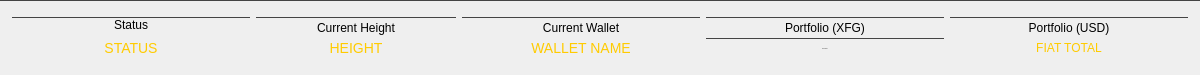
       <widget class="QGroupBox" name="statusBox">
        <property name="sizePolicy">
         <sizepolicy hsizetype="Expanding" vsizetype="Expanding">
          <horstretch>0</horstretch>
          <verstretch>0</verstretch>
         </sizepolicy>
        </property>
        <property name="minimumSize">
         <size>
          <width>1200</width>
          <height>75</height>
         </size>
        </property>
        <property name="maximumSize">
         <size>
          <width>16777215</width>
          <height>75</height>
         </size>
        </property>
        <property name="layoutDirection">
         <enum>Qt::LeftToRight</enum>
        </property>
        <property name="styleSheet">
         <string notr="true">border-top: 1px solid #444;</string>
        </property>
        <property name="title">
         <string/>
        </property>
        <layout class="QGridLayout" name="gridLayout_22">
         <property name="topMargin">
          <number>16</number>
         </property>
         <property name="bottomMargin">
          <number>20</number>
         </property>
         <item row="4" column="0">
          <widget class="QLabel" name="m_statusBox">
           <property name="sizePolicy">
            <sizepolicy hsizetype="Expanding" vsizetype="Expanding">
             <horstretch>0</horstretch>
             <verstretch>0</verstretch>
            </sizepolicy>
           </property>
           <property name="minimumSize">
            <size>
             <width>200</width>
             <height>20</height>
            </size>
           </property>
           <property name="maximumSize">
            <size>
             <width>16777215</width>
             <height>16777215</height>
            </size>
           </property>
           <property name="styleSheet">
            <string notr="true">border:none;
color: #ffcb00;
font: 14px;</string>
           </property>
           <property name="text">
            <string>STATUS</string>
           </property>
           <property name="alignment">
            <set>Qt::AlignCenter</set>
           </property>
          </widget>
         </item>
         <item row="3" column="5">
          <widget class="QLabel" name="fiatLabel">
           <property name="sizePolicy">
            <sizepolicy hsizetype="Preferred" vsizetype="Preferred">
             <horstretch>0</horstretch>
             <verstretch>0</verstretch>
            </sizepolicy>
           </property>
           <property name="minimumSize">
            <size>
             <width>200</width>
             <height>20</height>
            </size>
           </property>
           <property name="maximumSize">
            <size>
             <width>16777215</width>
             <height>20</height>
            </size>
           </property>
           <property name="styleSheet">
            <string notr="true">border: none;
color: white;
QToolTip { color: #eeeeee; background-color: #000000; border: 0px; padding: 8px;}</string>
           </property>
           <property name="text">
            <string>Portfolio (USD)</string>
           </property>
           <property name="alignment">
            <set>Qt::AlignCenter</set>
           </property>
          </widget>
         </item>
         <item row="4" column="2">
          <widget class="QLabel" name="m_currentWalletTitle">
           <property name="sizePolicy">
            <sizepolicy hsizetype="Expanding" vsizetype="Expanding">
             <horstretch>0</horstretch>
             <verstretch>0</verstretch>
            </sizepolicy>
           </property>
           <property name="minimumSize">
            <size>
             <width>200</width>
             <height>20</height>
            </size>
           </property>
           <property name="maximumSize">
            <size>
             <width>16777215</width>
             <height>16777215</height>
            </size>
           </property>
           <property name="font">
            <font>
             <pointsize>-1</pointsize>
            </font>
           </property>
           <property name="contextMenuPolicy">
            <enum>Qt::CustomContextMenu</enum>
           </property>
           <property name="styleSheet">
            <string notr="true">
border:none;
color: #ffcb00;
font-size: 14px;</string>
           </property>
           <property name="text">
            <string>WALLET NAME</string>
           </property>
           <property name="alignment">
            <set>Qt::AlignCenter</set>
           </property>
          </widget>
         </item>
         <item row="4" column="1">
          <widget class="QLabel" name="statusHeight">
           <property name="sizePolicy">
            <sizepolicy hsizetype="Preferred" vsizetype="Preferred">
             <horstretch>0</horstretch>
             <verstretch>0</verstretch>
            </sizepolicy>
           </property>
           <property name="minimumSize">
            <size>
             <width>200</width>
             <height>20</height>
            </size>
           </property>
           <property name="maximumSize">
            <size>
             <width>16777215</width>
             <height>16777215</height>
            </size>
           </property>
           <property name="styleSheet">
            <string notr="true">
border:none;
color: #ffcb00;
font-size: 14px;</string>
           </property>
           <property name="text">
            <string>HEIGHT</string>
           </property>
           <property name="alignment">
            <set>Qt::AlignCenter</set>
           </property>
          </widget>
         </item>
         <item row="3" column="1">
          <widget class="QLabel" name="label_15">
           <property name="sizePolicy">
            <sizepolicy hsizetype="Preferred" vsizetype="Preferred">
             <horstretch>0</horstretch>
             <verstretch>0</verstretch>
            </sizepolicy>
           </property>
           <property name="minimumSize">
            <size>
             <width>200</width>
             <height>20</height>
            </size>
           </property>
           <property name="maximumSize">
            <size>
             <width>16777215</width>
             <height>20</height>
            </size>
           </property>
           <property name="styleSheet">
            <string notr="true">border: none;
color: white;
QToolTip { color: #eeeeee; background-color: #000000; border: 0px; padding: 8px;}</string>
           </property>
           <property name="text">
            <string>Current Height</string>
           </property>
           <property name="alignment">
            <set>Qt::AlignCenter</set>
           </property>
          </widget>
         </item>
         <item row="4" column="5">
          <widget class="QLabel" name="fiatTotal">
           <property name="sizePolicy">
            <sizepolicy hsizetype="Expanding" vsizetype="Expanding">
             <horstretch>0</horstretch>
             <verstretch>0</verstretch>
            </sizepolicy>
           </property>
           <property name="minimumSize">
            <size>
             <width>200</width>
             <height>20</height>
            </size>
           </property>
           <property name="maximumSize">
            <size>
             <width>16777215</width>
             <height>16777215</height>
            </size>
           </property>
           <property name="styleSheet">
            <string notr="true">color: rgb(255, 203, 0);

border:none;

</string>
           </property>
           <property name="text">
            <string>FIAT TOTAL</string>
           </property>
           <property name="alignment">
            <set>Qt::AlignCenter</set>
           </property>
          </widget>
         </item>
         <item row="3" column="2">
          <widget class="QLabel" name="label_16">
           <property name="sizePolicy">
            <sizepolicy hsizetype="Preferred" vsizetype="Preferred">
             <horstretch>0</horstretch>
             <verstretch>0</verstretch>
            </sizepolicy>
           </property>
           <property name="minimumSize">
            <size>
             <width>200</width>
             <height>20</height>
            </size>
           </property>
           <property name="maximumSize">
            <size>
             <width>16777215</width>
             <height>20</height>
            </size>
           </property>
           <property name="styleSheet">
            <string notr="true">border: none;
color: white;
QToolTip { color: #eeeeee; background-color: #000000; border: 0px; padding: 8px;}</string>
           </property>
           <property name="text">
            <string>Current Wallet</string>
           </property>
           <property name="alignment">
            <set>Qt::AlignCenter</set>
           </property>
          </widget>
         </item>
         <item row="3" column="4">
          <widget class="QLabel" name="label_13">
           <property name="sizePolicy">
            <sizepolicy hsizetype="Preferred" vsizetype="Preferred">
             <horstretch>0</horstretch>
             <verstretch>0</verstretch>
            </sizepolicy>
           </property>
           <property name="minimumSize">
            <size>
             <width>200</width>
             <height>20</height>
            </size>
           </property>
           <property name="maximumSize">
            <size>
             <width>16777215</width>
             <height>20</height>
            </size>
           </property>
           <property name="styleSheet">
            <string notr="true">border: none;
color: white;
QToolTip { color: #eeeeee; background-color: #000000; border: 0px; padding: 8px;}</string>
           </property>
           <property name="text">
            <string>Portfolio (XFG)</string>
           </property>
           <property name="alignment">
            <set>Qt::AlignCenter</set>
           </property>
          </widget>
         </item>
         <item row="4" column="4">
          <widget class="QLabel" name="ccxTotal">
           <property name="sizePolicy">
            <sizepolicy hsizetype="Expanding" vsizetype="Expanding">
             <horstretch>0</horstretch>
             <verstretch>0</verstretch>
            </sizepolicy>
           </property>
           <property name="minimumSize">
            <size>
             <width>200</width>
             <height>20</height>
            </size>
           </property>
           <property name="maximumSize">
            <size>
             <width>16777215</width>
             <height>16777215</height>
            </size>
           </property>
           <property name="font">
            <font>
             <pointsize>-1</pointsize>
            </font>
           </property>
           <property name="layoutDirection">
            <enum>Qt::LeftToRight</enum>
           </property>
           <property name="styleSheet">
            <string notr="true">font-size:14px;
border:none;
color: #ffcb00;

QToolTip { color: #eeeeee; background-color: #000000; border: 0px; padding: 8px;}</string>
           </property>
           <property name="text">
            <string>XFG TOTAL</string>
           </property>
           <property name="alignment">
            <set>Qt::AlignCenter</set>
           </property>
          </widget>
         </item>
         <item row="3" column="0">
          <widget class="QLabel" name="label_14">
           <property name="sizePolicy">
            <sizepolicy hsizetype="Preferred" vsizetype="Preferred">
             <horstretch>0</horstretch>
             <verstretch>0</verstretch>
            </sizepolicy>
           </property>
           <property name="minimumSize">
            <size>
             <width>200</width>
             <height>15</height>
            </size>
           </property>
           <property name="maximumSize">
            <size>
             <width>16777215</width>
             <height>20</height>
            </size>
           </property>
           <property name="styleSheet">
            <string notr="true">border: none;
color: white;
QToolTip { color: #eeeeee; background-color: #000000; border: 0px; padding: 8px;}</string>
           </property>
           <property name="text">
            <string>Status</string>
           </property>
           <property name="alignment">
            <set>Qt::AlignCenter</set>
           </property>
          </widget>
         </item>
        </layout>
       </widget>
